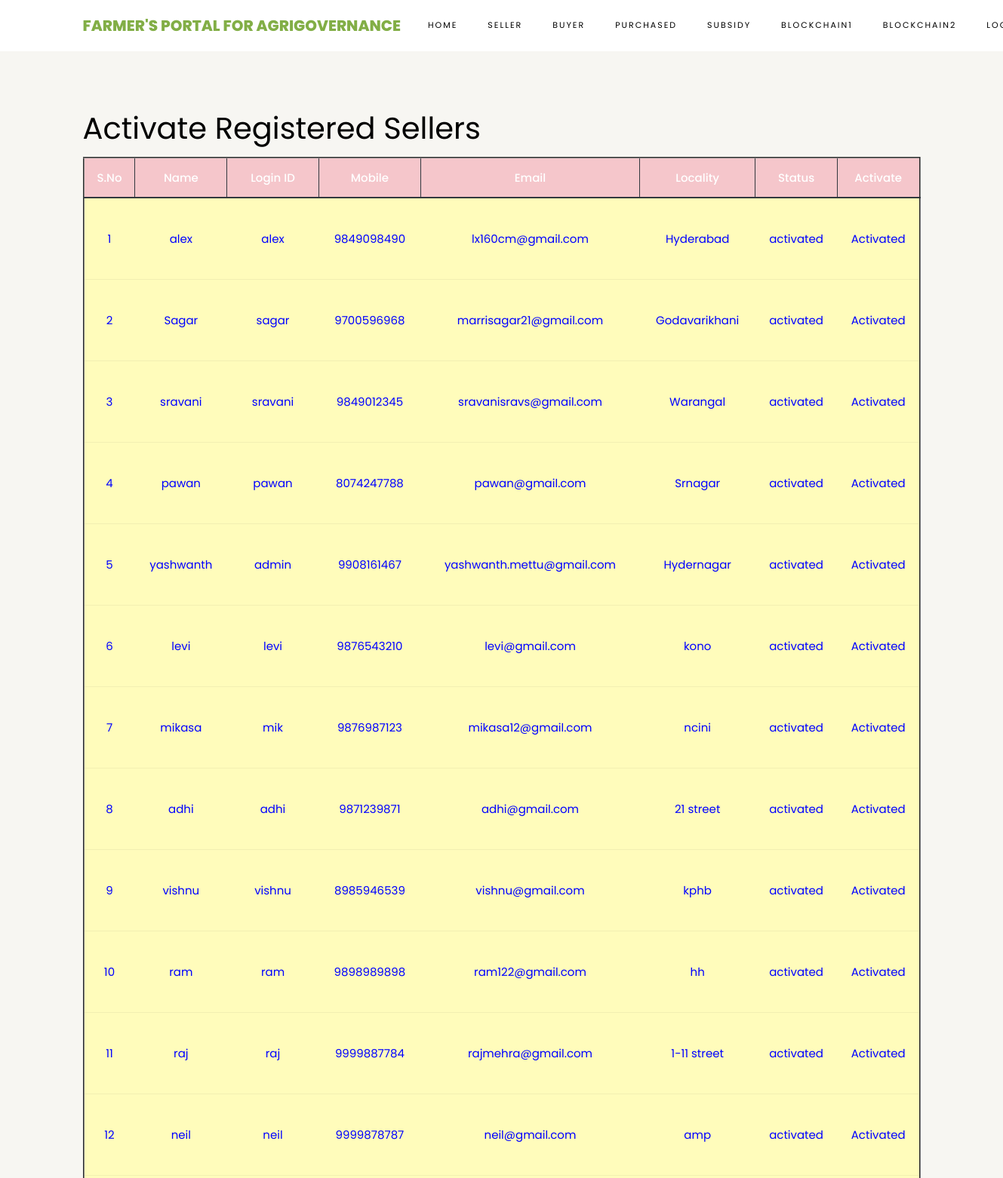
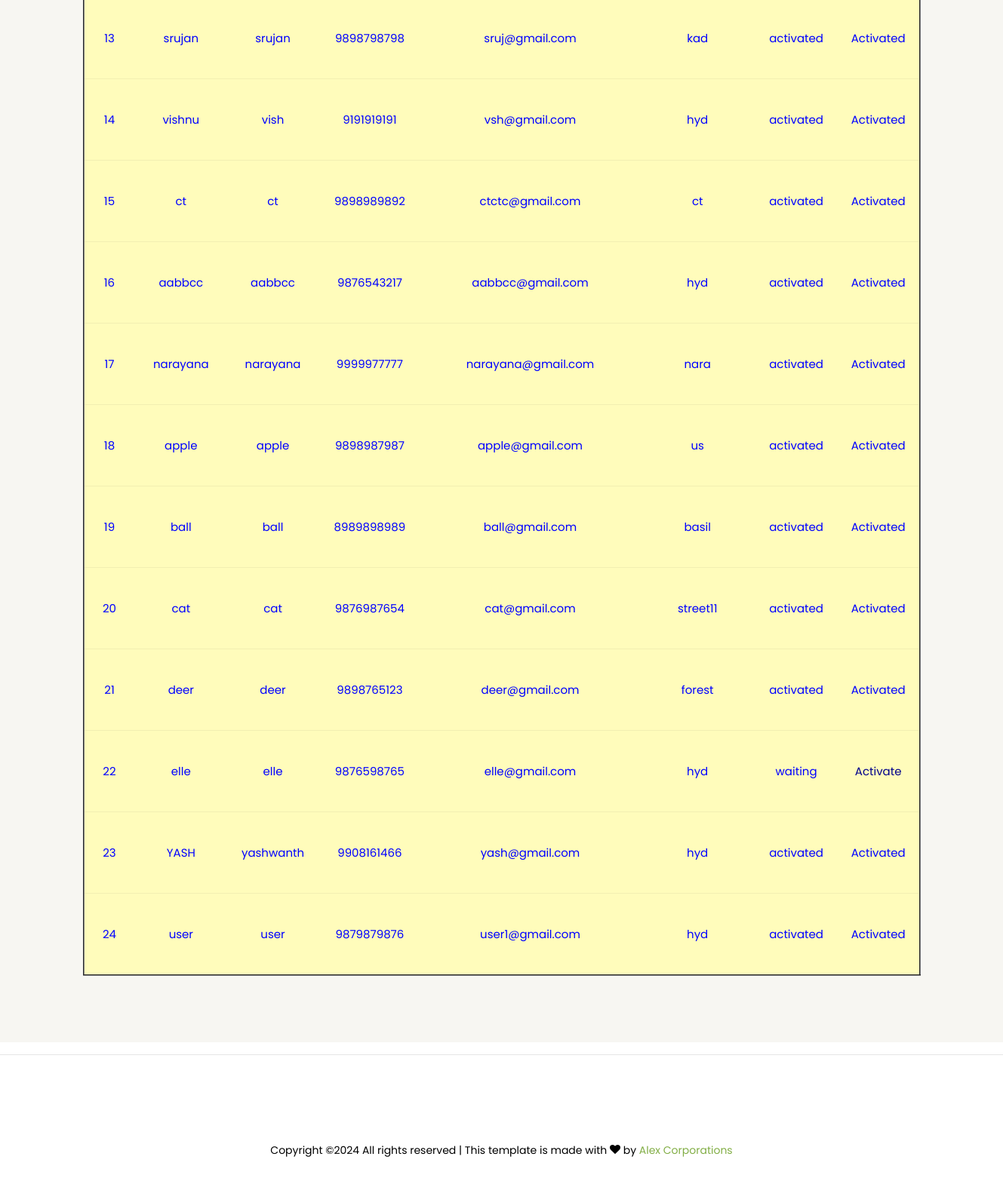
Page /ViewSellersRegisteredUsers/ on the committed database (2 pictures, top to bottom).
### sellers/models.py (models this page shows, shortened)
class SellerUserRegistrationModel(models.Model):
    name = models.CharField(max_length=100)
    loginid = models.CharField(unique=True, max_length=100)
    password = models.CharField(max_length=100)
    mobile = models.CharField(unique=True, max_length=100)
    email = models.CharField(unique=True, max_length=100)
    locality = models.CharField(max_length=100)
    address = models.CharField(max_length=1000)
    city = models.CharField(max_length=100)
    state = models.CharField(max_length=100)
    status = models.CharField(max_length=100)
    class Meta:
        db_table = 'SellerRegistrations'

### admins/views.py (the view)
# urls.py: path("ViewSellersRegisteredUsers/", admins.ViewSellersRegisteredUsers, name="ViewSellersRegisteredUsers"),
def ViewSellersRegisteredUsers(request):
    data = SellerUserRegistrationModel.objects.all()
    return render(request, 'admins/SellersRegisteredUsers.html', {'data': data})

### assets/templates/admins/SellersRegisteredUsers.html
{%extends 'admins/adminbase.html'%}
{%load static%}
{%block contents%}
<section class="ftco-section ftco-no-pt ftco-no-pb py-5 bg-light">
    <div class="container py-4">
        <div class="row d-flex justify-content-center py-5">
            <div class="col-md-12">
 <h1><font color="BLACK"> Activate Registered Sellers</font></h1>
                                         <table border="2px" class="table table-hover table-dark">
                    <thead>
                    <tr class="table-danger">
                        <th scope="col">S.No</th>
                        <th scope="col">Name</th>
                        <th scope="col">Login ID</th>
                        <th scope="col">Mobile</th>
                        <th scope="col">Email</th>
                        <th scope="col">Locality</th>
                        <th scope="col">Status</th>
                        <th scope="col">Activate</th>
                    </tr>
                    </thead>
                    <tbody>
                    {% for i in data %}
                    <tr scope="row" style="color: BLUE; background-color:#FFFCBB">
                        <td>{{forloop.counter}}</td>
                        <td>{{i.name}}</td>
                        <td>{{i.loginid}}</td>
                        <td>{{i.mobile}}</td>
                        <td>{{i.email}}</td>
                        <td>{{i.locality}}</td>
                        <td>{{i.status}}</td>
                        {% if i.status == 'waiting' %}
                        <td><a class="btn-link" href="/AdminActivaSellersUsers/?uid={{ i.id }}"
                               style="color:DARKBLUE">Activate</a></td>
                        {% else %}
                        <td> Activated</td>
                        {% endif %}
                    </tr>
                    {% endfor %}
                    </tbody>
                </table>
            </div>
        </div>
    </div>
</section>
{%endblock%}

### rows in the picture
SellerUserRegistrationModel: name "alex", loginid "alex", mobile "9849098490", email "lx160cm@gmail.com", locality "Hyderabad", status "activated", shows "Activated"
SellerUserRegistrationModel: name "Sagar", loginid "sagar", mobile "9700596968", email "marrisagar21@gmail.com", locality "Godavarikhani", status "activated", shows "Activated"
SellerUserRegistrationModel: name "sravani", loginid "sravani", mobile "9849012345", email "sravanisravs@gmail.com", locality "Warangal", status "activated", shows "Activated"
SellerUserRegistrationModel: name "pawan", loginid "pawan", mobile "8074247788", email "pawan@gmail.com", locality "Srnagar", status "activated", shows "Activated"
SellerUserRegistrationModel: name "yashwanth", loginid "admin", mobile "9908161467", email "yashwanth.mettu@gmail.com", locality "Hydernagar", status "activated", shows "Activated"
SellerUserRegistrationModel: name "levi", loginid "levi", mobile "9876543210", email "levi@gmail.com", locality "kono", status "activated", shows "Activated"
SellerUserRegistrationModel: name "mikasa", loginid "mik", mobile "9876987123", email "mikasa12@gmail.com", locality "ncini", status "activated", shows "Activated"
SellerUserRegistrationModel: name "adhi", loginid "adhi", mobile "9871239871", email "adhi@gmail.com", locality "21 street", status "activated", shows "Activated"
SellerUserRegistrationModel: name "vishnu", loginid "vishnu", mobile "8985946539", email "vishnu@gmail.com", locality "kphb", status "activated", shows "Activated"
SellerUserRegistrationModel: name "ram", loginid "ram", mobile "9898989898", email "ram122@gmail.com", locality "hh", status "activated", shows "Activated"
SellerUserRegistrationModel: name "raj", loginid "raj", mobile "9999887784", email "rajmehra@gmail.com", locality "1-11 street", status "activated", shows "Activated"
SellerUserRegistrationModel: name "neil", loginid "neil", mobile "9999878787", email "neil@gmail.com", locality "amp", status "activated", shows "Activated"
SellerUserRegistrationModel: name "srujan", loginid "srujan", mobile "9898798798", email "sruj@gmail.com", locality "kad", status "activated", shows "Activated"
SellerUserRegistrationModel: name "vishnu", loginid "vish", mobile "9191919191", email "vsh@gmail.com", locality "hyd", status "activated", shows "Activated"
SellerUserRegistrationModel: name "ct", loginid "ct", mobile "9898989892", email "ctctc@gmail.com", locality "ct", status "activated", shows "Activated"
SellerUserRegistrationModel: name "aabbcc", loginid "aabbcc", mobile "9876543217", email "aabbcc@gmail.com", locality "hyd", status "activated", shows "Activated"
SellerUserRegistrationModel: name "narayana", loginid "narayana", mobile "9999977777", email "narayana@gmail.com", locality "nara", status "activated", shows "Activated"
SellerUserRegistrationModel: name "apple", loginid "apple", mobile "9898987987", email "apple@gmail.com", locality "us", status "activated", shows "Activated"
SellerUserRegistrationModel: name "ball", loginid "ball", mobile "8989898989", email "ball@gmail.com", locality "basil", status "activated", shows "Activated"
SellerUserRegistrationModel: name "cat", loginid "cat", mobile "9876987654", email "cat@gmail.com", locality "street11", status "activated", shows "Activated"
SellerUserRegistrationModel: name "deer", loginid "deer", mobile "9898765123", email "deer@gmail.com", locality "forest", status "activated", shows "Activated"
SellerUserRegistrationModel: name "elle", loginid "elle", mobile "9876598765", email "elle@gmail.com", locality "hyd", status "waiting"
SellerUserRegistrationModel: name "YASH", loginid "yashwanth", mobile "9908161466", email "yash@gmail.com", locality "hyd", status "activated", shows "Activated"
SellerUserRegistrationModel: name "user", loginid "user", mobile "9879879876", email "user1@gmail.com", locality "hyd", status "activated", shows "Activated"
